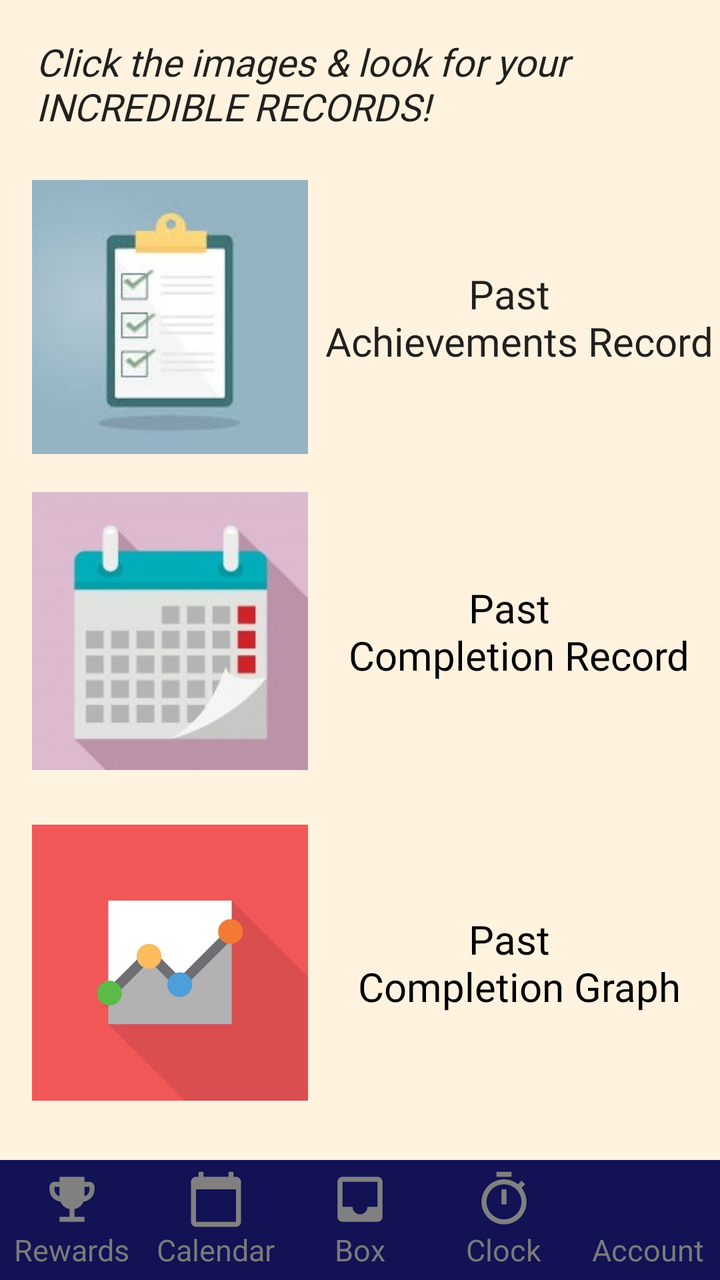
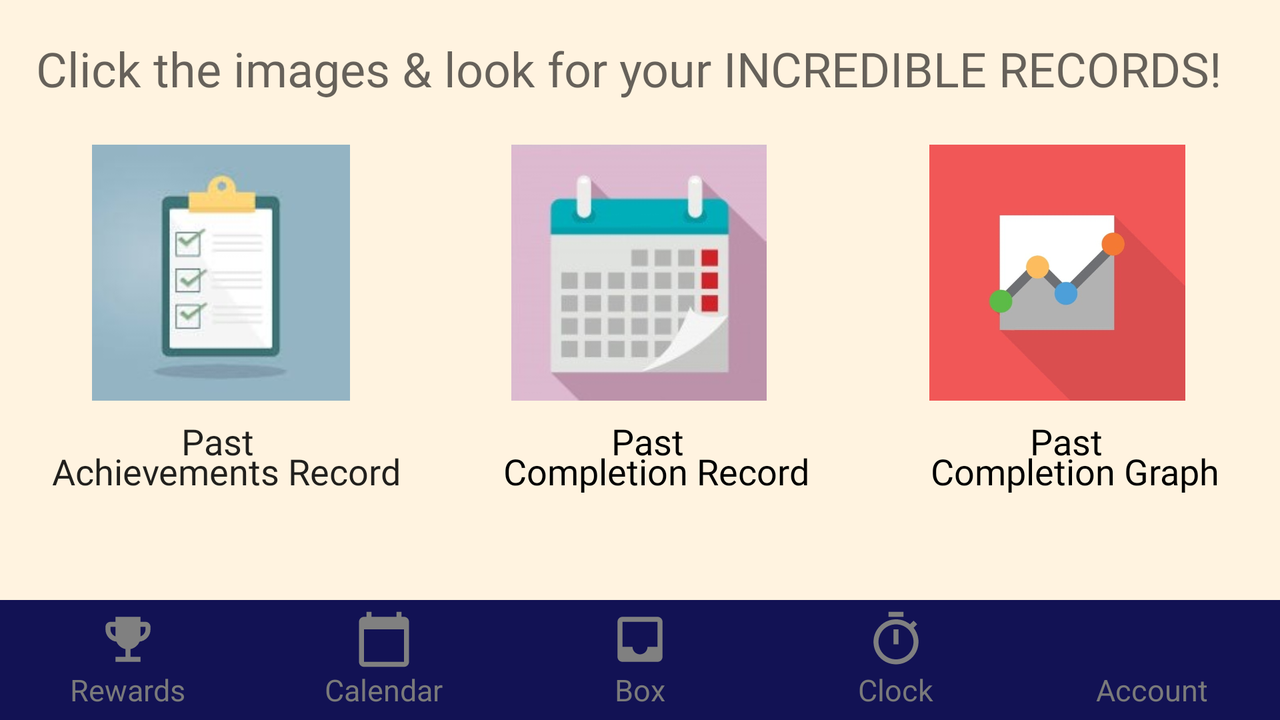

The same Android screen from two of the app's own layout files: first res/layout/ as a phone draws it, then the repository's variant for another configuration, drawn on a device whose configuration selects that folder. Both files follow.
<!-- AndroidManifest.xml: application theme AppTheme -->
<!-- res/layout/activity_record.xml -->
<?xml version="1.0" encoding="utf-8"?>
<androidx.constraintlayout.widget.ConstraintLayout xmlns:android="http://schemas.android.com/apk/res/android"
    xmlns:app="http://schemas.android.com/apk/res-auto"
    xmlns:tools="http://schemas.android.com/tools"
    android:layout_width="match_parent"
    android:layout_height="match_parent"
    android:background="#FFF3E0"
    tools:context=".Record">


    <TextView
        android:id="@+id/record_title"
        android:layout_width="0dp"
        android:layout_height="wrap_content"
        android:layout_marginStart="16dp"
        android:layout_marginLeft="16dp"
        android:layout_marginTop="16dp"
        android:padding="2dp"
        android:text="@string/recordtitle_text"
        android:textAppearance="@style/TextAppearance.AppCompat.Body1"
        android:textSize="19sp"
        android:textStyle="italic"
        app:fontFamily="@font/caveat_brush"
        app:layout_constraintStart_toStartOf="parent"
        app:layout_constraintTop_toTopOf="parent" />

    <ImageView
        android:id="@+id/ac_record"
        android:layout_width="138dp"
        android:layout_height="149dp"
        android:layout_marginStart="16dp"
        android:layout_marginLeft="16dp"
        android:layout_marginTop="16dp"
        android:contentDescription="Achievement Record"
        android:onClick="showPastAcRecord"
        app:layout_constraintStart_toStartOf="parent"
        app:layout_constraintTop_toBottomOf="@+id/record_title"
        app:srcCompat="@drawable/ff" />

    <ImageView
        android:id="@+id/calendar_record"
        android:layout_width="138dp"
        android:layout_height="149dp"
        android:layout_marginStart="16dp"
        android:layout_marginLeft="16dp"
        android:layout_marginTop="8dp"
        android:contentDescription="Calendar Record"
        android:onClick="showPastCalendarRecord"
        app:layout_constraintStart_toStartOf="parent"
        app:layout_constraintTop_toBottomOf="@+id/ac_record"
        app:srcCompat="@drawable/vv" />

    <ImageView
        android:id="@+id/plot_record"
        android:layout_width="138dp"
        android:layout_height="149dp"
        android:layout_marginStart="16dp"
        android:layout_marginLeft="16dp"
        android:layout_marginTop="16dp"
        android:layout_marginBottom="24dp"
        android:contentDescription="Graph Record"
        android:onClick="showPastGraphRecord"
        app:layout_constraintBottom_toTopOf="@+id/layout_bottom_bar"
        app:layout_constraintStart_toStartOf="parent"
        app:layout_constraintTop_toBottomOf="@+id/calendar_record"
        app:srcCompat="@drawable/kl" />

    <TextView
        android:id="@+id/image1_textlabel"
        android:layout_width="wrap_content"
        android:layout_height="wrap_content"
        android:gravity="center_horizontal"
        android:text="@string/image1_text"
        android:textAlignment="center"
        android:textAppearance="@style/TextAppearance.AppCompat.Body1"
        android:textSize="20sp"
        app:fontFamily="@font/architects_daughter"
        app:layout_constraintBottom_toBottomOf="@+id/ac_record"
        app:layout_constraintEnd_toEndOf="parent"
        app:layout_constraintStart_toEndOf="@+id/ac_record"
        app:layout_constraintTop_toTopOf="@+id/ac_record" />

    <TextView
        android:id="@+id/image2_textlabel"
        android:layout_width="wrap_content"
        android:layout_height="wrap_content"
        android:gravity="center_horizontal"
        android:text="@string/image2_text"
        android:textAlignment="center"
        android:textAppearance="@style/TextAppearance.AppCompat.Medium"
        android:textColor="@android:color/black"
        android:textSize="20sp"
        app:fontFamily="@font/architects_daughter"
        app:layout_constraintBottom_toBottomOf="@+id/calendar_record"
        app:layout_constraintEnd_toEndOf="parent"
        app:layout_constraintStart_toEndOf="@+id/calendar_record"
        app:layout_constraintTop_toTopOf="@+id/calendar_record" />

    <TextView
        android:id="@+id/image3_textlabel"
        android:layout_width="wrap_content"
        android:layout_height="wrap_content"
        android:gravity="center_horizontal"
        android:text="@string/image3_text"
        android:textAlignment="center"
        android:textAppearance="@style/TextAppearance.AppCompat.Medium"
        android:textColor="@android:color/black"
        android:textSize="20sp"
        app:fontFamily="@font/architects_daughter"
        app:layout_constraintBottom_toBottomOf="@+id/plot_record"
        app:layout_constraintEnd_toEndOf="parent"
        app:layout_constraintStart_toEndOf="@+id/plot_record"
        app:layout_constraintTop_toTopOf="@+id/plot_record" />

    <LinearLayout
        android:id="@+id/layout_bottom_bar"
        android:layout_width="match_parent"
        android:layout_height="60dp"
        android:layout_alignParentBottom="true"
        android:background="#121254"
        android:baselineAligned="false"
        android:orientation="horizontal"
        app:layout_constraintBottom_toBottomOf="parent">

        <LinearLayout
            android:id="@+id/layout_track"
            android:layout_width="0dp"
            android:layout_height="wrap_content"
            android:layout_gravity="center"
            android:layout_weight="1"
            android:gravity="center"
            android:orientation="vertical">

            <ImageView
                android:layout_width="30dp"
                android:layout_height="30dp"
                android:background="@drawable/ic_rewards_grey" />

            <TextView
                android:layout_width="wrap_content"
                android:layout_height="wrap_content"
                android:text="@string/rewards"
                android:textColor="@color/colorIconGrey"
                android:textSize="15sp" />
        </LinearLayout>

        <LinearLayout
            android:id="@+id/layout_search"
            android:layout_width="0dp"
            android:layout_height="wrap_content"
            android:layout_gravity="center"
            android:layout_weight="1"
            android:gravity="center"
            android:orientation="vertical">

            <ImageView
                android:layout_width="30dp"
                android:layout_height="30dp"
                android:background="@drawable/ic_calendar_grey" />

            <TextView
                android:layout_width="wrap_content"
                android:layout_height="wrap_content"
                android:text="@string/calendar"
                android:textColor="@color/colorIconGrey"
                android:textSize="15sp" />
        </LinearLayout>

        <LinearLayout
            android:id="@+id/layout_home"
            android:layout_width="0dp"
            android:layout_height="wrap_content"
            android:layout_gravity="center"
            android:layout_weight="1"
            android:gravity="center"
            android:orientation="vertical">

            <ImageView
                android:layout_width="30dp"
                android:layout_height="30dp"
                android:background="@drawable/ic_box_grey" />

            <TextView
                android:layout_width="wrap_content"
                android:layout_height="wrap_content"
                android:text="@string/box"
                android:textColor="@color/colorIconGrey"
                android:textSize="15sp" />

        </LinearLayout>

        <LinearLayout
            android:id="@+id/layout_record"
            android:layout_width="0dp"
            android:layout_height="wrap_content"
            android:layout_gravity="center"
            android:layout_weight="1"
            android:gravity="center"
            android:orientation="vertical">

            <ImageView
                android:layout_width="30dp"
                android:layout_height="30dp"
                android:background="@drawable/ic_clock_grey"
                android:color="#808080" />

            <TextView
                android:layout_width="wrap_content"
                android:layout_height="wrap_content"
                android:text="@string/clock"
                android:textColor="@color/colorIconGrey"
                android:textSize="15sp" />
        </LinearLayout>

        <LinearLayout
            android:id="@+id/layout_account"
            android:layout_width="0dp"
            android:layout_height="wrap_content"
            android:layout_gravity="center"
            android:layout_weight="1"
            android:gravity="center"
            android:orientation="vertical">

            <ImageView
                android:layout_width="30dp"
                android:layout_height="30dp"
                android:background="@drawable/ic_person_grey" />

            <TextView
                android:layout_width="wrap_content"
                android:layout_height="wrap_content"
                android:text="@string/account"
                android:textColor="@color/colorIconGrey"
                android:textSize="15sp" />
        </LinearLayout>
    </LinearLayout>


</androidx.constraintlayout.widget.ConstraintLayout>
<!-- resources referenced by this layout -->
<resources>
  <color name="colorIconGrey">#7A7A7A</color>
  <!-- drawable ff: jpg bitmap (drawable-v24, 25604 bytes) -->
  <!-- drawable ic_box_grey (drawable-v24) -->
  <?xml version="1.0" encoding="utf-8"?>
  <vector xmlns:android="http://schemas.android.com/apk/res/android"
      android:width="24dp"
      android:height="24dp"
      android:viewportWidth="24"
      android:viewportHeight="24"
      android:tint="#808080">
  
      <path
          android:pathData="M0 0h24v24H0V0z" />
      <path
          android:fillColor="#000000"
          android:pathData="M19 3H4.99c-1.11 0-1.98 0.89 -1.98 2L3 19c0 1.1 0.88 2 1.99 2H19c1.1 0 2-0.9 2-2V5c0-1.11-0.9-2-2-2zm0 12h-4c0 1.66-1.35 3-3 3s-3-1.34-3-3H4.99V5H19v10z" />
  </vector>
  <!-- drawable ic_calendar_grey (drawable-v24) -->
  <?xml version="1.0" encoding="utf-8"?>
  <vector xmlns:android="http://schemas.android.com/apk/res/android"
      android:width="24dp"
      android:height="24dp"
      android:viewportWidth="24"
      android:viewportHeight="24"
      android:tint="#808080">
  
      <path
          android:fillColor="#000000"
          android:pathData="M20 3h-1V1h-2v2H7V1H5v2H4c-1.1 0-2 0.9-2 2v16c0 1.1 0.9 2 2 2h16c1.1 0 2-0.9 2-2V5c0-1.1-0.9-2-2-2zm0 18H4V8h16v13z" />
      <path
          android:pathData="M0 0h24v24H0z" />
  </vector>
  <!-- drawable ic_clock_grey (drawable-v24) -->
  <?xml version="1.0" encoding="utf-8"?>
  <vector xmlns:android="http://schemas.android.com/apk/res/android"
      android:width="24dp"
      android:height="24dp"
      android:viewportWidth="24"
      android:viewportHeight="24"
      android:tint="#808080">
  
      <path
          android:pathData="M0 0h24v24H0z" />
      <path
          android:fillColor="#000000"
          android:pathData="M15 1H9v2h6V1zm-4 13h2V8h-2v6zm8.03-6.61l1.42-1.42c-0.43-0.51-0.9-0.99-1.41-1.41l-1.42 1.42C16.07 4.74 14.12 4 12 4c-4.97 0-9 4.03-9 9s4.02 9 9 9 9-4.03 9-9c0-2.12-0.74-4.07-1.97-5.61zM12 20c-3.87 0-7-3.13-7-7s3.13-7 7-7 7 3.13 7 7-3.13 7-7 7z" />
  </vector>
  <!-- drawable ic_rewards_grey (drawable-v24) -->
  <?xml version="1.0" encoding="utf-8"?>
  <vector xmlns:android="http://schemas.android.com/apk/res/android"
      android:width="24dp"
      android:height="24dp"
      android:viewportWidth="24"
      android:viewportHeight="24"
      android:tint="#808080">
  
      <path
          android:pathData="M 0 0 H 24 V 24 H 0 V 0 Z" />
      <path
          android:fillColor="#000000"
          android:pathData="M19,5h-2V3H7v2H5C3.9,5,3,5.9,3,7v1c0,2.55,1.92,4.63,4.39,4.94c0.63,1.5,1.98,2.63,3.61,2.96V19H7v2h10v-2h-4v-3.1 c1.63-0.33,2.98-1.46,3.61-2.96C19.08,12.63,21,10.55,21,8V7C21,5.9,20.1,5,19,5z M5,8V7h2v3.82C5.84,10.4,5,9.3,5,8z M19,8 c0,1.3-0.84,2.4-2,2.82V7h2V8z" />
  </vector>
  <!-- drawable kl: jpg bitmap (drawable-v24, 10366 bytes) -->
  <!-- drawable vv: jpg bitmap (drawable-v24, 29804 bytes) -->
  <string name="account">Account</string>
  <string name="box">Box</string>
  <string name="calendar">Calendar</string>
  <string name="clock">Clock</string>
  <string name="image1_text">Past \n Achievements Record</string>
  <string name="image2_text">Past \n Completion Record</string>
  <string name="image3_text">Past \n Completion Graph</string>
  <string name="recordtitle_text">Click the images &amp; look for your INCREDIBLE RECORDS!</string>
  <string name="rewards">Rewards</string>
  <style name="AppTheme" parent="Theme.AppCompat.Light.DarkActionBar">
          
          <item name="colorPrimary">@color/colorPrimary</item>
          <item name="colorPrimaryDark">@color/colorPrimaryDark</item>
          <item name="colorAccent">@color/colorAccent</item>
      </style>
  <color name="colorPrimary">#6200EE</color>
  <color name="colorPrimaryDark">#3700B3</color>
  <color name="colorAccent">#03DAC5</color>
</resources>
<!-- res/layout-land/activity_record.xml (the repository's variant of the layout above) -->
<!-- drawn on the phone turned sideways -->
<?xml version="1.0" encoding="utf-8"?>
<androidx.constraintlayout.widget.ConstraintLayout xmlns:android="http://schemas.android.com/apk/res/android"
    xmlns:app="http://schemas.android.com/apk/res-auto"
    xmlns:tools="http://schemas.android.com/tools"
    android:layout_width="match_parent"
    android:layout_height="match_parent"
    android:background="#FFF3E0"
    tools:context=".Record">


    <TextView
        android:id="@+id/record_title"
        android:layout_width="0dp"
        android:layout_height="wrap_content"
        android:layout_marginStart="16dp"
        android:layout_marginLeft="16dp"
        android:layout_marginTop="16dp"
        android:layout_marginEnd="16dp"
        android:layout_marginRight="16dp"
        android:padding="2dp"
        android:text="@string/recordtitle_text"
        android:textAppearance="@style/TextAppearance.AppCompat.Medium"
        android:textSize="24sp"
        android:textStyle="normal"
        app:fontFamily="@font/caveat_brush"
        app:layout_constraintEnd_toEndOf="parent"
        app:layout_constraintStart_toStartOf="parent"
        app:layout_constraintTop_toTopOf="parent" />

    <ImageView
        android:id="@+id/ac_record"
        android:layout_width="221dp"
        android:layout_height="128dp"
        android:layout_marginTop="20dp"
        android:contentDescription="Achievement Record"
        android:onClick="showPastAcRecord"
        app:layout_constraintStart_toStartOf="parent"
        app:layout_constraintTop_toBottomOf="@+id/record_title"
        app:srcCompat="@drawable/ff" />

    <ImageView
        android:id="@+id/calendar_record"
        android:layout_width="221dp"
        android:layout_height="128dp"
        android:layout_marginTop="20dp"
        android:contentDescription="Calendar Record"
        android:onClick="showPastCalendarRecord"
        app:layout_constraintEnd_toStartOf="@+id/plot_record"
        app:layout_constraintStart_toEndOf="@+id/ac_record"
        app:layout_constraintTop_toBottomOf="@+id/record_title"
        app:srcCompat="@drawable/vv" />

    <ImageView
        android:id="@+id/plot_record"
        android:layout_width="221dp"
        android:layout_height="128dp"
        android:layout_marginTop="20dp"
        android:layout_marginEnd="1dp"
        android:layout_marginRight="1dp"
        android:contentDescription="Graph Record"
        android:onClick="showPastGraphRecord"
        app:layout_constraintEnd_toEndOf="parent"
        app:layout_constraintTop_toBottomOf="@+id/record_title"
        app:srcCompat="@drawable/kl" />

    <TextView
        android:id="@+id/image1_textlabel"
        android:layout_width="wrap_content"
        android:layout_height="wrap_content"
        android:lineHeight="15dp"
        android:layout_marginTop="8dp"
        android:gravity="center_horizontal"
        android:text="@string/image1_text"
        android:textAlignment="center"
        android:textAppearance="@style/TextAppearance.AppCompat.Body1"
        android:textSize="18sp"
        app:fontFamily="@font/architects_daughter"
        app:layout_constraintEnd_toEndOf="@+id/ac_record"
        app:layout_constraintStart_toStartOf="@+id/ac_record"
        app:layout_constraintTop_toBottomOf="@+id/ac_record" />

    <TextView
        android:id="@+id/image2_textlabel"
        android:layout_width="wrap_content"
        android:layout_height="wrap_content"
        android:gravity="center_horizontal"
        android:text="@string/image2_text"
        android:textAlignment="center"
        android:textAppearance="@style/TextAppearance.AppCompat.Medium"
        android:textColor="@android:color/black"
        android:textSize="18sp"
        android:lineHeight="15dp"
        app:fontFamily="@font/architects_daughter"
        app:layout_constraintBaseline_toBaselineOf="@+id/image1_textlabel"
        app:layout_constraintEnd_toEndOf="@+id/calendar_record"
        app:layout_constraintStart_toEndOf="@+id/ac_record" />

    <TextView
        android:id="@+id/image3_textlabel"
        android:layout_width="wrap_content"
        android:layout_height="wrap_content"
        android:gravity="center_horizontal"
        android:text="@string/image3_text"
        android:textAlignment="center"
        android:textAppearance="@style/TextAppearance.AppCompat.Medium"
        android:textColor="@android:color/black"
        android:textSize="18sp"
        android:lineHeight="15dp"
        app:fontFamily="@font/architects_daughter"
        app:layout_constraintBaseline_toBaselineOf="@+id/image2_textlabel"
        app:layout_constraintEnd_toEndOf="parent"
        app:layout_constraintStart_toEndOf="@+id/calendar_record" />

    <LinearLayout
        android:id="@+id/layout_bottom_bar"
        android:layout_width="match_parent"
        android:layout_height="60dp"
        android:layout_alignParentBottom="true"
        android:background="#121254"
        android:baselineAligned="false"
        android:orientation="horizontal"
        app:layout_constraintBottom_toBottomOf="parent">

        <LinearLayout
            android:id="@+id/layout_track"
            android:layout_width="0dp"
            android:layout_height="wrap_content"
            android:layout_gravity="center"
            android:layout_weight="1"
            android:gravity="center"
            android:orientation="vertical">

            <ImageView
                android:layout_width="30dp"
                android:layout_height="30dp"
                android:background="@drawable/ic_rewards_grey" />

            <TextView
                android:layout_width="wrap_content"
                android:layout_height="wrap_content"
                android:text="@string/rewards"
                android:textColor="@color/colorIconGrey"
                android:textSize="15sp" />
        </LinearLayout>

        <LinearLayout
            android:id="@+id/layout_search"
            android:layout_width="0dp"
            android:layout_height="wrap_content"
            android:layout_gravity="center"
            android:layout_weight="1"
            android:gravity="center"
            android:orientation="vertical">

            <ImageView
                android:layout_width="30dp"
                android:layout_height="30dp"
                android:background="@drawable/ic_calendar_grey" />

            <TextView
                android:layout_width="wrap_content"
                android:layout_height="wrap_content"
                android:text="@string/calendar"
                android:textColor="@color/colorIconGrey"
                android:textSize="15sp" />
        </LinearLayout>

        <LinearLayout
            android:id="@+id/layout_home"
            android:layout_width="0dp"
            android:layout_height="wrap_content"
            android:layout_gravity="center"
            android:layout_weight="1"
            android:gravity="center"
            android:orientation="vertical">

            <ImageView
                android:layout_width="30dp"
                android:layout_height="30dp"
                android:background="@drawable/ic_box_grey" />

            <TextView
                android:layout_width="wrap_content"
                android:layout_height="wrap_content"
                android:text="@string/box"
                android:textColor="@color/colorIconGrey"
                android:textSize="15sp" />

        </LinearLayout>

        <LinearLayout
            android:id="@+id/layout_record"
            android:layout_width="0dp"
            android:layout_height="wrap_content"
            android:layout_gravity="center"
            android:layout_weight="1"
            android:gravity="center"
            android:orientation="vertical">

            <ImageView
                android:layout_width="30dp"
                android:layout_height="30dp"
                android:background="@drawable/ic_clock_grey"
                android:color="#808080" />

            <TextView
                android:layout_width="wrap_content"
                android:layout_height="wrap_content"
                android:text="@string/clock"
                android:textColor="@color/colorIconGrey"
                android:textSize="15sp" />
        </LinearLayout>

        <LinearLayout
            android:id="@+id/layout_account"
            android:layout_width="0dp"
            android:layout_height="wrap_content"
            android:layout_gravity="center"
            android:layout_weight="1"
            android:gravity="center"
            android:orientation="vertical">

            <ImageView
                android:layout_width="30dp"
                android:layout_height="30dp"
                android:background="@drawable/ic_person_grey" />

            <TextView
                android:layout_width="wrap_content"
                android:layout_height="wrap_content"
                android:text="@string/account"
                android:textColor="@color/colorIconGrey"
                android:textSize="15sp" />
        </LinearLayout>
    </LinearLayout>

</androidx.constraintlayout.widget.ConstraintLayout>
